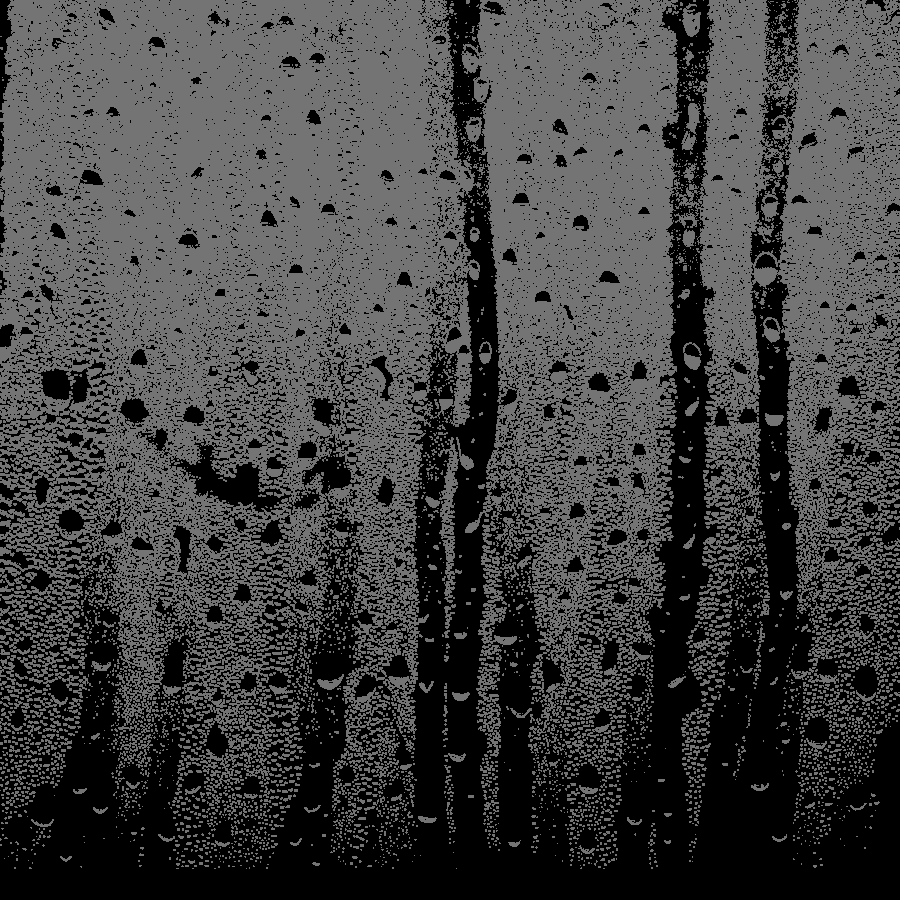
#> input picture injectors/condensation/condensation1.png, 900 x 900 px; its folder holds only this picture in this run
$ python -i Automold.py   (imports and definitions only)
#> lines starting #> are read from the running program, lines starting #| are printed output that depends on the picture; after the words box and inside, x2 and y2 are one past the last pixel; in counts of white or black regions, pixels touching at a corner belong together
#> further down, picture is the input picture: shape (900, 900, 3); mean B, G, R 65.6, 65.6, 66.2

# import glob
import cv2 as cv2
import numpy as np
# import matplotlib.pyplot as plt
import random
import math


###################### HLS #############################

# [128 lines left out: functions hls, hue, lightness, saturation, hsv, value and 5 more, not called in this run]

err_not_np_img= "not a numpy array or list of numpy array"
err_img_arr_empty="Image array is empty"
err_row_zero="No. of rows can't be <=0"
err_column_zero="No. of columns can't be <=0"
err_invalid_size="Not a valid size tuple (x,y)"
err_caption_array_count="Caption array length doesn't matches the image array length"

def is_numpy_array(x):

    return isinstance(x, np.ndarray)
def is_tuple(x):
    return type(x) is tuple
def is_list(x):
    return type(x) is list
def is_numeric(x):
    return type(x) is int
# [5 lines left out: function is_numeric_list_or_tuple, not called in this run]

err_brightness_coeff="brightness coeff can only be between 0.0 to 1.0"
err_darkness_coeff="darkness coeff can only be between 0.0 to 1.0"

# [82 lines left out: functions change_light, verify_image, brighten, darken, random_brightness, not called in this run]

err_shadow_count="only 1-10 shadows can be introduced in an image"
err_invalid_rectangular_roi="Rectangular ROI dimensions are not valid"
err_shadow_dimension="polygons with dim<3 dont exist and >10 take time to plot"

# [63 lines left out: functions generate_shadow_coordinates, shadow_process, add_shadow, not called in this run]

err_snow_coeff="Snow coeff can only be between 0 and 1"
# [32 lines left out: functions snow_process, add_snow, not called in this run]

err_rain_slant="Numeric value between -20 and 20 is allowed"
err_rain_width="Width value between 1 and 5 is allowed"
err_rain_length="Length value between 0 and 100 is allowed"
# [65 lines left out: functions generate_random_lines, rain_process, add_rain, not called in this run]

err_fog_coeff="Fog coeff can only be between 0 and 1"
# [130 lines left out: functions add_blur, generate_random_blur_coordinates, add_fog, generate_gravel_patch, gravel_process, add_gravel, not called in this run]

err_flare_circle_count="Numeric value between 0 and 20 is allowed"
# [75 lines left out: functions flare_source, add_sun_flare_line, add_sun_process, add_sun_flare, not called in this run]

err_speed_coeff="Speed coeff can only be between 0 and 1"
# [143 lines left out: functions apply_motion_blur, add_speed, autumn_process, add_autumn, fliph, flipv and 2 more, not called in this run]

err_invalid_center_manhole="center should be in the format (x,y)"
err_invalid_height_width_manhole="height and width should be positive integers."
# [40 lines left out: function add_manhole, not called in this run]

def exposure_process(image):
    image= np.copy(image)
    img_yuv = cv2.cvtColor(image, cv2.COLOR_BGR2YUV)
#> img_yuv: shape (900, 900, 3); mean of channels 0, 1, 2 65.6, 128, 128.6
    clahe = cv2.createCLAHE(clipLimit=2.0, tileGridSize=(4,4))
    ones= np.ones(img_yuv[:,:,0].shape)
    ones[img_yuv[:,:,0]>150]= 0.85
    img_yuv[:,:,0]= img_yuv[:,:,0]*ones

    img_yuv[:,:,0] = clahe.apply(img_yuv[:,:,0])
#> img_yuv: shape (900, 900, 3); mean of channels 0, 1, 2 68.6, 128, 128.6
    img_yuv[:,:,0] = cv2.equalizeHist(img_yuv[:,:,0])
#> img_yuv: shape (900, 900, 3); mean of channels 0, 1, 2 144.2, 128, 128.6
    img_yuv[:,:,0] = clahe.apply(img_yuv[:,:,0])
#> img_yuv: shape (900, 900, 3); mean of channels 0, 1, 2 145.5, 128, 128.6

    image_res = cv2.cvtColor(img_yuv, cv2.COLOR_YUV2BGR)
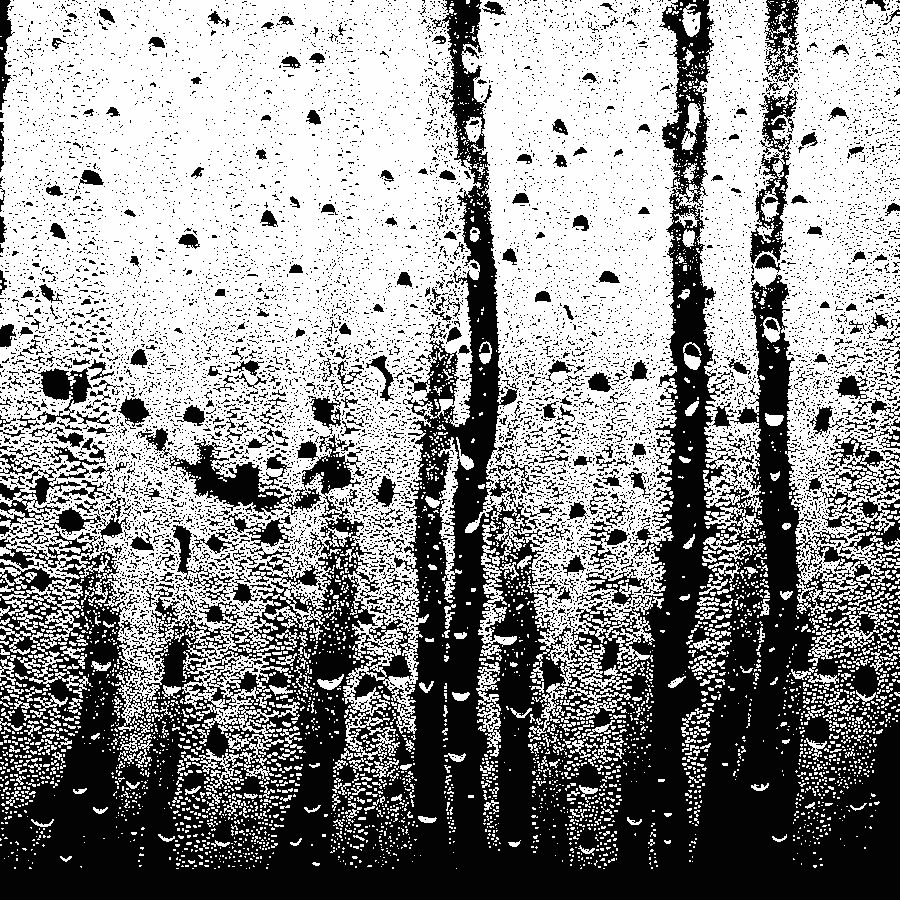
#> image_res: shape (900, 900, 3); mean B, G, R 145.5, 145, 145.5
    image_res= cv2.fastNlMeansDenoisingColored(image_res,None,3,3,7,21)
#> image_res: shape (900, 900, 3); values 3 (black) and 254 (white), 56.6% white; 10492 black regions (10048 under 20 px), largest, box (x1, y1, x2, y2) and area: (0, 0, 900, 900) 281455, (750, 88, 798, 264) 2836, (764, 0, 799, 82) 1485
    return image_res

# [10 lines left out: function correct_exposure, not called in this run]

err_aug_type='wrong augmentation function is defined'
err_aug_list_type='aug_types should be a list of string function names'
err_aug_volume='volume type can only be "same" or "expand"'
# [40 lines left out: function augment_random, not called in this run]

>>> import cv2
>>> picture = cv2.imread('../condensation/condensation1.png')
>>> result = exposure_process(picture)
